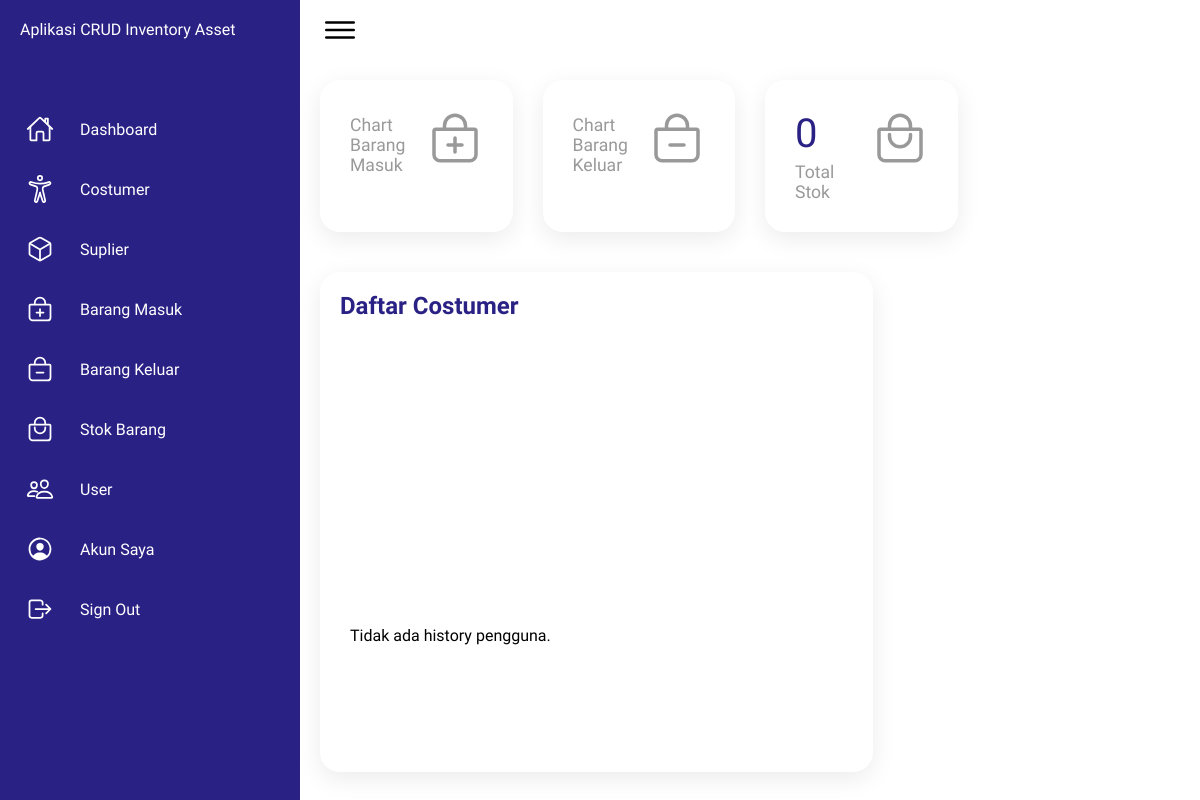
Page /website/app/beranda/ (signed in) on the earlier database version.
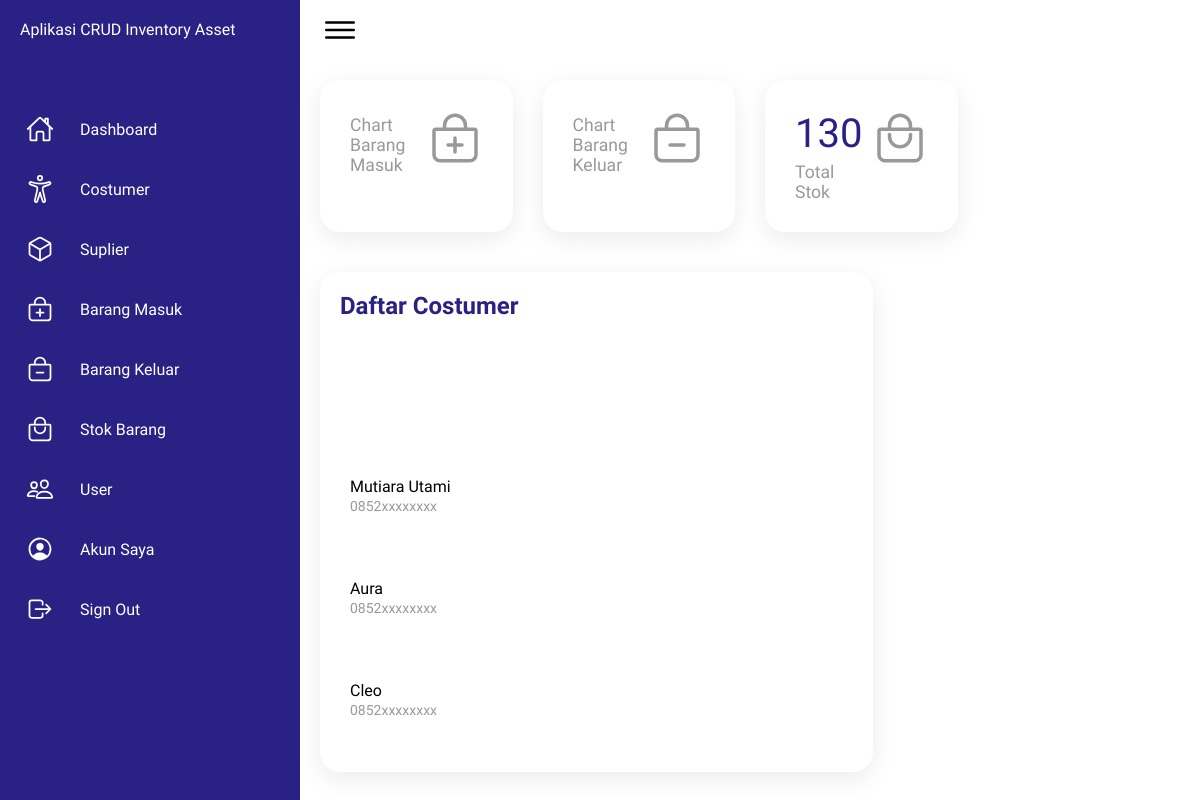
Same page on the later database version.
### tables this page shows
CREATE TABLE `costumer` (
  `idCostumer` int(255) NOT NULL,
  `namaCostumer` varchar(1000) NOT NULL,
  `nohpCostumer` varchar(25) NOT NULL,
  `alamatCostumer` text NOT NULL
);

### website/app/beranda/index.php (the view, shortened to what the changed rows need)
<!DOCTYPE html>
<html lang="en">
    <head>
        <link rel="stylesheet" href="../../css/dashboard.css">
    </head>
    <body>
        <div class="container">
            <div class="main">
                <?php
                    require '../../config.php';
                    $cariQty = $pdo->prepare("SELECT idBarang, namaBarang, hargaBarang, satuanBarang, qtyBarang FROM data_barang");
                    $cariQty->execute();
                    $dataQtys = $cariQty->fetchAll(PDO::FETCH_ASSOC);
                    $totalQty = 0;
                    foreach ($dataQtys as $dataQty) {
                        $totalQty += $dataQty['qtyBarang'];
                    }
                ?>
                <div class="cardBox">
                    <div class="card">
                        <div>
                            <div class="numbers"><?php echo htmlspecialchars($totalQty); ?></div>
                            <div class="cardName">Total Stok</div>
                        </div>
                    </div>
                </div>
                <div class="details">
                    <div class="recentCustomers">
                        <div class="cardHeader">
                            <h2>Daftar Costumer</h2>
                        </div>
                        <?php
                            require '../../config.php';
                            try {
                                $perintahCostumer = $pdo->prepare("SELECT idCostumer, namaCostumer, nohpCostumer, alamatCostumer FROM costumer");
                                $perintahCostumer->execute();
                                $costumers = $perintahCostumer->fetchAll(PDO::FETCH_ASSOC);
                            } catch (PDOException $e) {
                                error_log("Database error: " . $e->getMessage());
                                echo "Terjadi kesalahan. Silakan coba lagi nanti.";
                                exit();
                            }
                        ?>
                        <table>
                            <?php if ($costumers): ?>
                                <?php foreach ($costumers as $costumer): ?>
                                    <tr>
                                        <td>
                                            <h4><?php echo htmlspecialchars($costumer['namaCostumer']); ?> <br> <span><?php echo htmlspecialchars($costumer['nohpCostumer']); ?></span></h4>
                                        </td>
                                    </tr>
                                <?php endforeach; ?>
                            <?php else: ?>
                                <tr>
                                    <td colspan="5">Tidak ada history pengguna.</td>
                                </tr>
                            <?php endif; ?>
                        </table>
                    </div>
                </div>
            </div>
        </div>
    </body>
</html>

Differences in the rows shown:
added costumer: namaCostumer "Mutiara Utami", nohpCostumer "0852xxxxxxxx"
added costumer: namaCostumer "Aura", nohpCostumer "0852xxxxxxxx"
added costumer: namaCostumer "Cleo", nohpCostumer "0852xxxxxxxx"
Other differences:
$totalQty: "0" → "130"
text no longer shown: "Tidak ada history pengguna."
